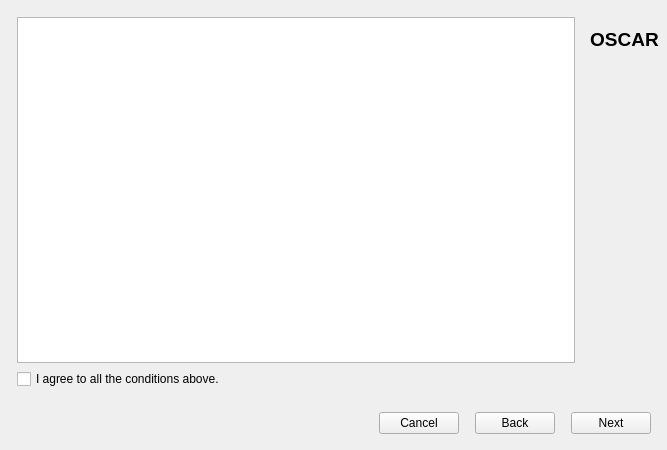
<?xml version="1.0" encoding="UTF-8"?>
<ui version="4.0">
 <class>NewProfile</class>
 <widget class="QDialog" name="NewProfile">
  <property name="geometry">
   <rect>
    <x>0</x>
    <y>0</y>
    <width>667</width>
    <height>450</height>
   </rect>
  </property>
  <property name="windowTitle">
   <string>Edit User Profile</string>
  </property>
  <property name="windowIcon">
   <iconset resource="Resources.qrc">
    <normaloff>:/icons/logo-sm.png</normaloff>:/icons/logo-sm.png</iconset>
  </property>
  <layout class="QVBoxLayout" name="verticalLayout_3">
   <property name="leftMargin">
    <number>8</number>
   </property>
   <property name="topMargin">
    <number>8</number>
   </property>
   <property name="rightMargin">
    <number>8</number>
   </property>
   <property name="bottomMargin">
    <number>8</number>
   </property>
   <item>
    <layout class="QHBoxLayout" name="horizontalLayout">
     <item>
      <layout class="QVBoxLayout" name="verticalLayout_2">
       <property name="spacing">
        <number>0</number>
       </property>
       <item>
        <widget class="QStackedWidget" name="stackedWidget">
         <property name="currentIndex">
          <number>0</number>
         </property>
         <widget class="QWidget" name="welcomePage">
          <layout class="QVBoxLayout" name="verticalLayout_8">
           <item>
            <widget class="QTextBrowser" name="textBrowser">
             <property name="autoFormatting">
              <set>QTextEdit::AutoNone</set>
             </property>
             <property name="source">
              <url>
               <string>about:blank</string>
              </url>
             </property>
             <property name="searchPaths">
              <stringlist notr="true"/>
             </property>
             <property name="openExternalLinks">
              <bool>false</bool>
             </property>
             <property name="openLinks">
              <bool>false</bool>
             </property>
            </widget>
           </item>
           <item>
            <layout class="QHBoxLayout" name="horizontalLayout_5">
             <item>
              <widget class="QCheckBox" name="agreeCheckbox">
               <property name="text">
                <string>I agree to all the conditions above.</string>
               </property>
              </widget>
             </item>
             <item>
              <spacer name="horizontalSpacer_2">
               <property name="orientation">
                <enum>Qt::Horizontal</enum>
               </property>
               <property name="sizeHint" stdset="0">
                <size>
                 <width>40</width>
                 <height>20</height>
                </size>
               </property>
              </spacer>
             </item>
            </layout>
           </item>
          </layout>
         </widget>
         <widget class="QWidget" name="userPage">
          <layout class="QVBoxLayout" name="verticalLayout_9">
           <property name="spacing">
            <number>6</number>
           </property>
           <property name="leftMargin">
            <number>8</number>
           </property>
           <property name="topMargin">
            <number>8</number>
           </property>
           <property name="rightMargin">
            <number>8</number>
           </property>
           <property name="bottomMargin">
            <number>8</number>
           </property>
           <item>
            <widget class="QGroupBox" name="groupBox">
             <property name="title">
              <string>Profile Information</string>
             </property>
             <property name="flat">
              <bool>false</bool>
             </property>
             <layout class="QVBoxLayout" name="verticalLayout_10">
              <property name="spacing">
               <number>6</number>
              </property>
              <property name="leftMargin">
               <number>8</number>
              </property>
              <property name="topMargin">
               <number>8</number>
              </property>
              <property name="rightMargin">
               <number>8</number>
              </property>
              <property name="bottomMargin">
               <number>8</number>
              </property>
              <item>
               <layout class="QHBoxLayout" name="horizontalLayout_7">
                <item>
                 <widget class="QLabel" name="label">
                  <property name="text">
                   <string>Profile Name</string>
                  </property>
                 </widget>
                </item>
                <item>
                 <widget class="QLineEdit" name="userNameEdit"/>
                </item>
               </layout>
              </item>
             </layout>
            </widget>
           </item>
           <item>
            <widget class="QGroupBox" name="passwordGroupBox">
             <property name="toolTip">
              <string>Very weak password protection and not recommended if security is required.</string>
             </property>
             <property name="title">
              <string>Password Protect Profile</string>
             </property>
             <property name="flat">
              <bool>false</bool>
             </property>
             <property name="checkable">
              <bool>true</bool>
             </property>
             <property name="checked">
              <bool>false</bool>
             </property>
             <layout class="QGridLayout" name="gridLayout_2">
              <property name="leftMargin">
               <number>8</number>
              </property>
              <property name="topMargin">
               <number>8</number>
              </property>
              <property name="rightMargin">
               <number>8</number>
              </property>
              <property name="bottomMargin">
               <number>8</number>
              </property>
              <item row="0" column="0">
               <widget class="QLabel" name="label_13">
                <property name="text">
                 <string>Password</string>
                </property>
               </widget>
              </item>
              <item row="0" column="1">
               <widget class="QLineEdit" name="passwordEdit1">
                <property name="echoMode">
                 <enum>QLineEdit::PasswordEchoOnEdit</enum>
                </property>
               </widget>
              </item>
              <item row="1" column="0">
               <widget class="QLabel" name="label_14">
                <property name="text">
                 <string>...twice...</string>
                </property>
               </widget>
              </item>
              <item row="1" column="1">
               <widget class="QLineEdit" name="passwordEdit2">
                <property name="echoMode">
                 <enum>QLineEdit::PasswordEchoOnEdit</enum>
                </property>
               </widget>
              </item>
             </layout>
            </widget>
           </item>
           <item>
            <widget class="QGroupBox" name="groupBox_3">
             <property name="title">
              <string>Locale Settings</string>
             </property>
             <layout class="QGridLayout" name="gridLayout">
              <property name="leftMargin">
               <number>8</number>
              </property>
              <property name="topMargin">
               <number>8</number>
              </property>
              <property name="rightMargin">
               <number>8</number>
              </property>
              <property name="bottomMargin">
               <number>8</number>
              </property>
              <property name="spacing">
               <number>6</number>
              </property>

              <item row="2" column="0">
               <widget class="QLabel" name="label_27">
                <property name="sizePolicy">
                 <sizepolicy hsizetype="Preferred" vsizetype="Preferred">
                  <horstretch>0</horstretch>
                  <verstretch>0</verstretch>
                 </sizepolicy>
                </property>
                <property name="text">
                 <string>TimeZone</string>
                </property>
                <property name="alignment">
                 <set>Qt::AlignLeading|Qt::AlignLeft|Qt::AlignVCenter</set>
                </property>
               </widget>
              </item>
              <item row="6" column="0">
               <spacer name="verticalSpacer">
                <property name="orientation">
                 <enum>Qt::Vertical</enum>
                </property>
                <property name="sizeHint" stdset="0">
                 <size>
                  <width>20</width>
                  <height>40</height>
                 </size>
                </property>
               </spacer>
              </item>
              <item row="2" column="1" colspan="2">
               <widget class="QComboBox" name="timezoneCombo"/>
              </item>
              <item row="1" column="0">
               <widget class="QLabel" name="label_25">
                <property name="sizePolicy">
                 <sizepolicy hsizetype="Preferred" vsizetype="Preferred">
                  <horstretch>0</horstretch>
                  <verstretch>0</verstretch>
                 </sizepolicy>
                </property>
                <property name="text">
                 <string>Country</string>
                </property>
                <property name="alignment">
                 <set>Qt::AlignLeading|Qt::AlignLeft|Qt::AlignVCenter</set>
                </property>
               </widget>
              </item>
              <item row="1" column="1" colspan="2">
               <widget class="QComboBox" name="countryCombo"/>
              </item>
             </layout>
            </widget>
           </item>
           <item>
            <spacer name="userInstructionSpacer">
             <property name="orientation">
              <enum>Qt::Vertical</enum>
             </property>
             <property name="sizeType">
              <enum>QSizePolicy::Fixed</enum>
             </property>
             <property name="sizeHint" stdset="0">
              <size>
               <width>20</width>
               <height>8</height>
              </size>
             </property>
            </spacer>
           </item>
           <item>
            <widget class="QLabel" name="userPageInstructions">
             <property name="text">
              <string>Profile Name is required and may be any valid file name. &lt;font color=&quot;red&quot;&gt;For privacy, we recommend you not use your real name as the profile name.&lt;/font&gt; You can change the profile name at any time. Password protection is weak and not recommended.</string>
             </property>
             <property name="textFormat">
              <enum>Qt::RichText</enum>
             </property>
             <property name="wordWrap">
              <bool>true</bool>
             </property>
             <property name="alignment">
              <set>Qt::AlignTop</set>
             </property>
            </widget>
           </item>
          </layout>
         </widget>
         <widget class="QWidget" name="personalPage">
          <layout class="QVBoxLayout" name="verticalLayout_4">
           <property name="spacing">
            <number>6</number>
           </property>
           <property name="leftMargin">
            <number>8</number>
           </property>
           <property name="topMargin">
            <number>8</number>
           </property>
           <property name="rightMargin">
            <number>8</number>
           </property>
           <property name="bottomMargin">
            <number>8</number>
           </property>
           <item>
            <widget class="QGroupBox" name="groupBox_6">
             <property name="title">
              <string>Personal Information (for reports)</string>
             </property>
             <layout class="QFormLayout" name="formLayout_6">
              <property name="horizontalSpacing">
               <number>6</number>
              </property>
              <property name="verticalSpacing">
               <number>6</number>
              </property>
              <property name="leftMargin">
               <number>8</number>
              </property>
              <property name="topMargin">
               <number>8</number>
              </property>
              <property name="rightMargin">
               <number>8</number>
              </property>
              <property name="bottomMargin">
               <number>8</number>
              </property>
              <item row="0" column="0">
               <widget class="QLabel" name="label_5">
                <property name="text">
                 <string>First Name</string>
                </property>
               </widget>
              </item>
              <item row="0" column="1">
               <widget class="QLineEdit" name="firstNameEdit"/>
              </item>
              <item row="1" column="0">
               <widget class="QLabel" name="label_6">
                <property name="text">
                 <string>Last Name</string>
                </property>
               </widget>
              </item>
              <item row="1" column="1">
               <widget class="QLineEdit" name="lastNameEdit"/>
              </item>
              <item row="2" column="0">
               <widget class="QLabel" name="label_7">
                <property name="toolTip">
                 <string>It's totally ok to fib or skip this, but your rough age is needed to enhance accuracy of certain calculations.</string>
                </property>
                <property name="text">
                 <string>D.O.B.</string>
                </property>
               </widget>
              </item>
              <item row="2" column="1">
               <layout class="QHBoxLayout" name="horizontalLayout_3">
                <item>
                 <widget class="QDateEdit" name="dobEdit">
                  <property name="calendarPopup">
                   <bool>true</bool>
                  </property>
                 </widget>
                </item>
                <item>
                 <widget class="QLabel" name="label_8">
                  <property name="toolTip">
                   <string>&lt;html&gt;&lt;head/&gt;&lt;body&gt;&lt;p&gt;Biological (birth) gender is sometimes needed to enhance the accuracy of a few calculations, feel free to leave this blank and skip any of them.&lt;/p&gt;&lt;/body&gt;&lt;/html&gt;</string>
                  </property>
                  <property name="text">
                   <string>Gender</string>
                  </property>
                 </widget>
                </item>
                <item>
                 <widget class="QComboBox" name="genderCombo">
                  <item>
                   <property name="text">
                    <string/>
                   </property>
                  </item>
                  <item>
                   <property name="text">
                    <string>Male</string>
                   </property>
                  </item>
                  <item>
                   <property name="text">
                    <string>Female</string>
                   </property>
                  </item>
                 </widget>
                </item>
               </layout>
              </item>
              <item row="3" column="0">
               <widget class="QLabel" name="label_10">
                <property name="sizePolicy">
                 <sizepolicy hsizetype="Minimum" vsizetype="Preferred">
                  <horstretch>0</horstretch>
                  <verstretch>0</verstretch>
                 </sizepolicy>
                </property>
                <property name="text">
                 <string>Height</string>
                </property>
                <property name="alignment">
                 <set>Qt::AlignLeading|Qt::AlignLeft|Qt::AlignVCenter</set>
                </property>
               </widget>
              </item>
              <item row="3" column="1">
               <layout class="QHBoxLayout" name="horizontalLayout_6">
                <item>
                 <widget class="QDoubleSpinBox" name="heightEdit">
                  <property name="decimals">
                   <number>2</number>
                  </property>
                  <property name="maximum">
                   <double>350.000000000000000</double>
                  </property>
                 </widget>
                </item>
                <item>
                 <widget class="QDoubleSpinBox" name="heightEdit2">
                  <property name="decimals">
                   <number>0</number>
                  </property>
                  <property name="maximum">
                   <double>11.9</double>
                  </property>
                  <property name="singleStep">
                   <double>1.000000000000000</double>
                  </property>
                 </widget>
                </item>
                <item>
                 <widget class="QComboBox" name="heightCombo">
                  <property name="sizePolicy">
                   <sizepolicy hsizetype="Preferred" vsizetype="Fixed">
                    <horstretch>0</horstretch>
                    <verstretch>0</verstretch>
                   </sizepolicy>
                  </property>
                  <item>
                   <property name="text">
                    <string>Metric</string>
                   </property>
                  </item>
                  <item>
                   <property name="text">
                    <string>English</string>
                   </property>
                  </item>
                 </widget>
                </item>
               </layout>
              </item>
             </layout>
            </widget>
           </item>
           <item>
            <widget class="QGroupBox" name="groupBox_2">
             <property name="title">
              <string>Contact Information</string>
             </property>
             <layout class="QFormLayout" name="formLayout">
              <property name="fieldGrowthPolicy">
               <enum>QFormLayout::AllNonFixedFieldsGrow</enum>
              </property>
              <property name="horizontalSpacing">
               <number>6</number>
              </property>
              <property name="verticalSpacing">
               <number>6</number>
              </property>
              <property name="leftMargin">
               <number>8</number>
              </property>
              <property name="topMargin">
               <number>8</number>
              </property>
              <property name="rightMargin">
               <number>8</number>
              </property>
              <property name="bottomMargin">
               <number>8</number>
              </property>
              <item row="0" column="0">
               <widget class="QLabel" name="label_9">
                <property name="text">
                 <string>Address</string>
                </property>
                <property name="alignment">
                 <set>Qt::AlignLeading|Qt::AlignLeft|Qt::AlignTop</set>
                </property>
               </widget>
              </item>
              <item row="0" column="1">
               <widget class="QTextEdit" name="addressEdit">
                <property name="tabChangesFocus">
                 <bool>true</bool>
                </property>
               </widget>
              </item>
              <item row="1" column="0">
               <widget class="QLabel" name="label_11">
                <property name="text">
                 <string>Email</string>
                </property>
               </widget>
              </item>
              <item row="1" column="1">
               <widget class="QLineEdit" name="emailEdit"/>
              </item>
              <item row="3" column="0">
               <widget class="QLabel" name="label_12">
                <property name="text">
                 <string>Phone</string>
                </property>
               </widget>
              </item>
              <item row="3" column="1">
               <widget class="QLineEdit" name="phoneEdit"/>
              </item>
              <item row="4" column="1">
               <spacer name="verticalSpacer_6">
                <property name="orientation">
                 <enum>Qt::Vertical</enum>
                </property>
                <property name="sizeHint" stdset="0">
                 <size>
                  <width>20</width>
                  <height>40</height>
                 </size>
                </property>
               </spacer>
              </item>
             </layout>
            </widget>
           </item>
           <item>
            <spacer name="personalInstructionSpacer">
             <property name="orientation">
              <enum>Qt::Vertical</enum>
             </property>
             <property name="sizeType">
              <enum>QSizePolicy::Fixed</enum>
             </property>
             <property name="sizeHint" stdset="0">
              <size>
               <width>20</width>
               <height>8</height>
              </size>
             </property>
            </spacer>
           </item>
           <item>
            <widget class="QLabel" name="personalPageInstructions">
             <property name="text">
              <string>Personal information is displayed on the Statistics page if &lt;i&gt;View/Show Personal Data&lt;/i&gt; menu item is selected. It is not otherwise displayed.</string>
             </property>
             <property name="textFormat">
              <enum>Qt::RichText</enum>
             </property>
             <property name="wordWrap">
              <bool>true</bool>
             </property>
             <property name="alignment">
              <set>Qt::AlignTop</set>
             </property>
            </widget>
           </item>
          </layout>
         </widget>
         <widget class="QWidget" name="cpapPage">
          <layout class="QVBoxLayout" name="verticalLayout_7">
           <property name="spacing">
            <number>6</number>
           </property>
           <property name="leftMargin">
            <number>8</number>
           </property>
           <property name="topMargin">
            <number>8</number>
           </property>
           <property name="rightMargin">
            <number>8</number>
           </property>
           <property name="bottomMargin">
            <number>8</number>
           </property>
           <item>
            <widget class="QGroupBox" name="groupBox_4">
             <property name="title">
              <string>CPAP Treatment Information</string>
             </property>
             <layout class="QFormLayout" name="formLayout_4">
              <property name="fieldGrowthPolicy">
               <enum>QFormLayout::AllNonFixedFieldsGrow</enum>
              </property>
              <property name="horizontalSpacing">
               <number>6</number>
              </property>
              <property name="verticalSpacing">
               <number>6</number>
              </property>
              <property name="leftMargin">
               <number>8</number>
              </property>
              <property name="topMargin">
               <number>8</number>
              </property>
              <property name="rightMargin">
               <number>8</number>
              </property>
              <property name="bottomMargin">
               <number>8</number>
              </property>
              <item row="0" column="0">
               <widget class="QLabel" name="label_16">
                <property name="text">
                 <string>Date Diagnosed</string>
                </property>
               </widget>
              </item>
              <item row="0" column="1">
               <widget class="QDateEdit" name="dateDiagnosedEdit">
                <property name="calendarPopup">
                 <bool>true</bool>
                </property>
               </widget>
              </item>
              <item row="1" column="0">
               <widget class="QLabel" name="label_4">
                <property name="text">
                 <string>Untreated AHI</string>
                </property>
               </widget>
              </item>
              <item row="1" column="1">
               <widget class="QDoubleSpinBox" name="untreatedAHIEdit">
                <property name="maximum">
                 <double>999.990000000000009</double>
                </property>
               </widget>
              </item>
              <item row="2" column="0">
               <widget class="QLabel" name="label_20">
                <property name="text">
                 <string>CPAP Mode</string>
                </property>
               </widget>
              </item>
              <item row="2" column="1">
               <widget class="QComboBox" name="cpapModeCombo">
                <item>
                 <property name="text">
                  <string>CPAP</string>
                 </property>
                </item>
                <item>
                 <property name="text">
                  <string>APAP</string>
                 </property>
                </item>
                <item>
                 <property name="text">
                  <string>Bi-Level</string>
                 </property>
                </item>
                <item>
                 <property name="text">
                  <string>ASV</string>
                 </property>
                </item>
               </widget>
              </item>
              <item row="3" column="0">
               <widget class="QLabel" name="label_21">
                <property name="text">
                 <string>RX Pressure</string>
                </property>
               </widget>
              </item>
              <item row="3" column="1">
               <layout class="QHBoxLayout" name="horizontalLayout_4">
                <item>
                 <widget class="QDoubleSpinBox" name="minPressureEdit"/>
                </item>
                <item>
                 <widget class="QDoubleSpinBox" name="maxPressureEdit"/>
                </item>
               </layout>
              </item>
              <item row="4" column="0" colspan="2">
               <widget class="QPlainTextEdit" name="cpapNotes">
                <property name="tabChangesFocus">
                 <bool>true</bool>
                </property>
               </widget>
              </item>
             </layout>
            </widget>
           </item>
           <item>
            <spacer name="cpapInstructionSpacer">
             <property name="orientation">
              <enum>Qt::Vertical</enum>
             </property>
             <property name="sizeType">
              <enum>QSizePolicy::Fixed</enum>
             </property>
             <property name="sizeHint" stdset="0">
              <size>
               <width>20</width>
               <height>8</height>
              </size>
             </property>
            </spacer>
           </item>
           <item>
            <widget class="QLabel" name="cpapPageInstructions">
             <property name="text">
              <string>These fields are for your information and are not displayed other than in this dialog.</string>
             </property>
             <property name="textFormat">
              <enum>Qt::RichText</enum>
             </property>
             <property name="wordWrap">
              <bool>true</bool>
             </property>
             <property name="alignment">
              <set>Qt::AlignTop</set>
             </property>
            </widget>
           </item>
          </layout>
         </widget>
         <widget class="QWidget" name="doctorPage">
          <layout class="QVBoxLayout" name="verticalLayout_6">
           <property name="spacing">
            <number>6</number>
           </property>
           <property name="leftMargin">
            <number>8</number>
           </property>
           <property name="topMargin">
            <number>8</number>
           </property>
           <property name="rightMargin">
            <number>8</number>
           </property>
           <property name="bottomMargin">
            <number>8</number>
           </property>
           <item>
            <widget class="QGroupBox" name="groupBox_5">
             <property name="title">
              <string>Doctors / Clinic Information</string>
             </property>
             <layout class="QFormLayout" name="formLayout_5">
              <property name="fieldGrowthPolicy">
               <enum>QFormLayout::AllNonFixedFieldsGrow</enum>
              </property>
              <property name="horizontalSpacing">
               <number>6</number>
              </property>
              <property name="verticalSpacing">
               <number>6</number>
              </property>
              <property name="leftMargin">
               <number>8</number>
              </property>
              <property name="topMargin">
               <number>8</number>
              </property>
              <property name="rightMargin">
               <number>8</number>
              </property>
              <property name="bottomMargin">
               <number>8</number>
              </property>
              <item row="0" column="0">
               <widget class="QLabel" name="label_17">
                <property name="text">
                 <string>Doctors Name</string>
                </property>
               </widget>
              </item>
              <item row="0" column="1">
               <widget class="QLineEdit" name="doctorNameEdit"/>
              </item>
              <item row="1" column="0" colspan="2">
               <widget class="Line" name="line">
                <property name="orientation">
                 <enum>Qt::Horizontal</enum>
                </property>
               </widget>
              </item>
              <item row="2" column="0">
               <widget class="QLabel" name="label_23">
                <property name="text">
                 <string>Practice Name</string>
                </property>
               </widget>
              </item>
              <item row="2" column="1">
               <widget class="QLineEdit" name="doctorPracticeEdit"/>
              </item>
              <item row="3" column="0">
               <widget class="QLabel" name="label_24">
                <property name="text">
                 <string>Patient ID</string>
                </property>
               </widget>
              </item>
              <item row="3" column="1">
               <widget class="QLineEdit" name="doctorPatientIDEdit"/>
              </item>
              <item row="4" column="0" colspan="2">
               <widget class="Line" name="line_7">
                <property name="orientation">
                 <enum>Qt::Horizontal</enum>
                </property>
               </widget>
              </item>
              <item row="5" column="0">
               <widget class="QLabel" name="label_22">
                <property name="text">
                 <string>Address</string>
                </property>
               </widget>
              </item>
              <item row="5" column="1">
               <widget class="QTextEdit" name="doctorAddressEdit">
                <property name="tabChangesFocus">
                 <bool>true</bool>
                </property>
               </widget>
              </item>
              <item row="6" column="0" colspan="2">
               <widget class="Line" name="line_2">
                <property name="orientation">
                 <enum>Qt::Horizontal</enum>
                </property>
               </widget>
              </item>
              <item row="7" column="0">
               <widget class="QLabel" name="label_18">
                <property name="text">
                 <string>Phone</string>
                </property>
               </widget>
              </item>
              <item row="7" column="1">
               <widget class="QLineEdit" name="doctorPhoneEdit"/>
              </item>
              <item row="8" column="0">
               <widget class="QLabel" name="label_19">
                <property name="text">
                 <string>Email</string>
                </property>
               </widget>
              </item>
              <item row="8" column="1">
               <widget class="QLineEdit" name="doctorEmailEdit"/>
              </item>
              <item row="9" column="1">
               <spacer name="verticalSpacer_4">
                <property name="orientation">
                 <enum>Qt::Vertical</enum>
                </property>
                <property name="sizeHint" stdset="0">
                 <size>
                  <width>20</width>
                  <height>40</height>
                 </size>
                </property>
               </spacer>
              </item>
             </layout>
            </widget>
           </item>
           <item>
            <spacer name="doctorInstructionSpacer">
             <property name="orientation">
              <enum>Qt::Vertical</enum>
             </property>
             <property name="sizeType">
              <enum>QSizePolicy::Fixed</enum>
             </property>
             <property name="sizeHint" stdset="0">
              <size>
               <width>20</width>
               <height>8</height>
              </size>
             </property>
            </spacer>
           </item>
           <item>
            <widget class="QLabel" name="doctorPageInstructions">
             <property name="text">
              <string>These fields are for your information and are not displayed other than in this dialog.</string>
             </property>
             <property name="textFormat">
              <enum>Qt::RichText</enum>
             </property>
             <property name="wordWrap">
              <bool>true</bool>
             </property>
             <property name="alignment">
              <set>Qt::AlignTop</set>
             </property>
            </widget>
           </item>
          </layout>
         </widget>
        </widget>
       </item>
      </layout>
     </item>
     <item>
      <layout class="QVBoxLayout" name="verticalLayout">
       <item>
        <widget class="QLabel" name="label_2">
         <property name="maximumSize">
          <size>
           <width>128</width>
           <height>128</height>
          </size>
         </property>
         <property name="text">
          <string/>
         </property>
         <property name="pixmap">
          <pixmap resource="Resources.qrc">:/icons/logo-lg.png</pixmap>
         </property>
         <property name="scaledContents">
          <bool>true</bool>
         </property>
        </widget>
       </item>
       <item>
        <widget class="QLabel" name="AppTitle">
         <property name="sizePolicy">
          <sizepolicy hsizetype="Preferred" vsizetype="Fixed">
           <horstretch>0</horstretch>
           <verstretch>0</verstretch>
          </sizepolicy>
         </property>
         <property name="font">
          <font>
           <pointsize>14</pointsize>
           <italic>false</italic>
           <bold>true</bold>
          </font>
         </property>
         <property name="text">
          <string notr="true">OSCAR</string>
         </property>
         <property name="alignment">
          <set>Qt::AlignHCenter|Qt::AlignTop</set>
         </property>
        </widget>
       </item>
       <item>
        <widget class="QLabel" name="versionLabel">
         <property name="font">
          <font>
           <italic>true</italic>
          </font>
         </property>
         <property name="text">
          <string/>
         </property>
         <property name="alignment">
          <set>Qt::AlignCenter</set>
         </property>
        </widget>
       </item>
       <item>
        <spacer name="verticalSpacer_2">
         <property name="orientation">
          <enum>Qt::Vertical</enum>
         </property>
         <property name="sizeHint" stdset="0">
          <size>
           <width>20</width>
           <height>40</height>
          </size>
         </property>
        </spacer>
       </item>
      </layout>
     </item>
    </layout>
   </item>
   <item>
    <layout class="QHBoxLayout" name="horizontalLayout_2">
     <property name="spacing">
      <number>16</number>
     </property>
     <property name="leftMargin">
      <number>8</number>
     </property>
     <property name="topMargin">
      <number>8</number>
     </property>
     <property name="rightMargin">
      <number>8</number>
     </property>
     <property name="bottomMargin">
      <number>8</number>
     </property>
     <item>
      <spacer name="horizontalSpacer">
       <property name="orientation">
        <enum>Qt::Horizontal</enum>
       </property>
       <property name="sizeHint" stdset="0">
        <size>
         <width>40</width>
         <height>20</height>
        </size>
       </property>
      </spacer>
     </item>
     <item>
      <widget class="QPushButton" name="cancelButton">
       <property name="sizePolicy">
        <sizepolicy hsizetype="Minimum" vsizetype="Minimum">
         <horstretch>0</horstretch>
         <verstretch>0</verstretch>
        </sizepolicy>
       </property>
       <property name="text">
        <string>Cancel</string>
       </property>
       <property name="autoDefault">
        <bool>false</bool>
       </property>
      </widget>
     </item>
     <item>
      <widget class="QPushButton" name="backButton">
       <property name="sizePolicy">
        <sizepolicy hsizetype="Minimum" vsizetype="Minimum">
         <horstretch>0</horstretch>
         <verstretch>0</verstretch>
        </sizepolicy>
       </property>
       <property name="text">
        <string>Back</string>
       </property>
       <property name="autoDefault">
        <bool>false</bool>
       </property>
      </widget>
     </item>
     <item>
      <widget class="QPushButton" name="nextButton">
       <property name="sizePolicy">
        <sizepolicy hsizetype="Minimum" vsizetype="Minimum">
         <horstretch>0</horstretch>
         <verstretch>0</verstretch>
        </sizepolicy>
       </property>
       <property name="text">
        <string>Next</string>
       </property>
       <property name="autoDefault">
        <bool>false</bool>
       </property>
       <property name="default">
        <bool>false</bool>
       </property>
      </widget>
     </item>
    </layout>
   </item>
  </layout>
 </widget>
 <resources>
  <include location="Resources.qrc"/>
 </resources>
 <connections>
  <connection>
   <sender>cancelButton</sender>
   <signal>clicked()</signal>
   <receiver>NewProfile</receiver>
   <slot>reject()</slot>
   <hints>
    <hint type="sourcelabel">
     <x>425</x>
     <y>373</y>
    </hint>
    <hint type="destinationlabel">
     <x>288</x>
     <y>197</y>
    </hint>
   </hints>
  </connection>
 </connections>
</ui>
